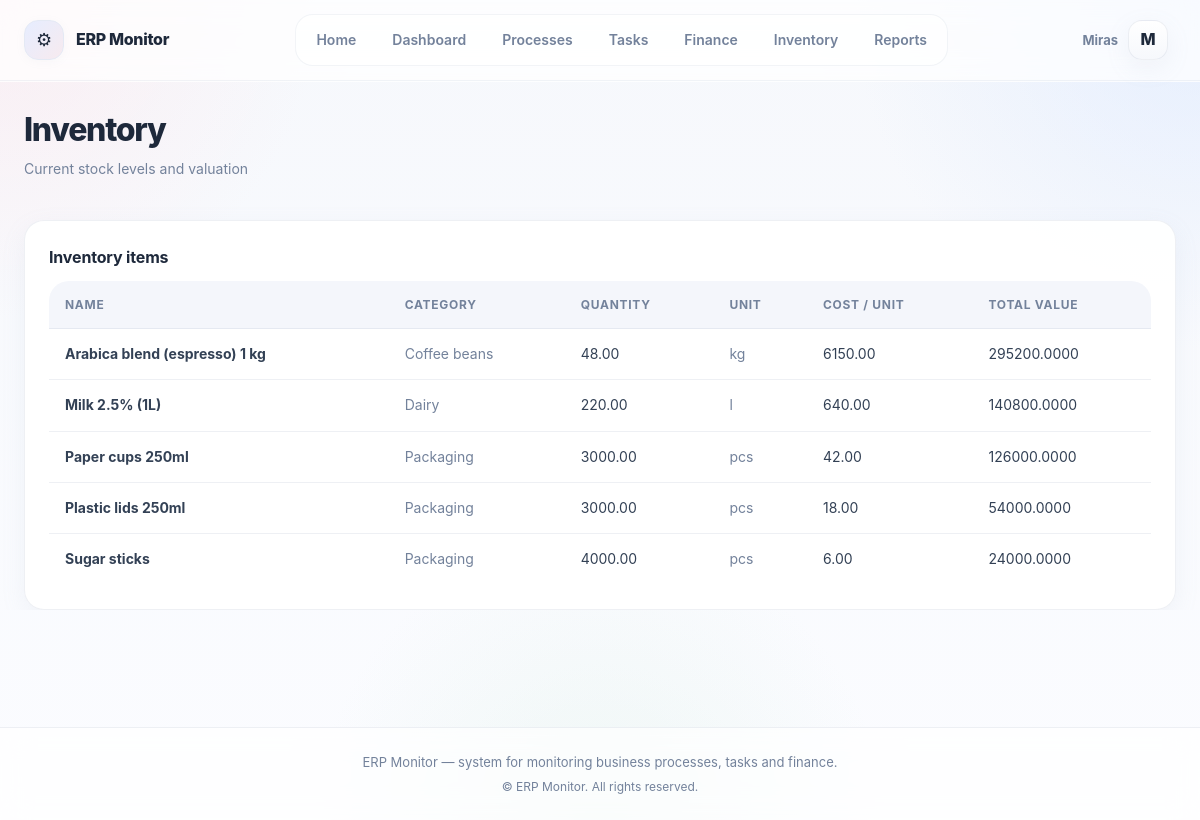
The page /inventory/ (signed in) on the database as committed earlier.
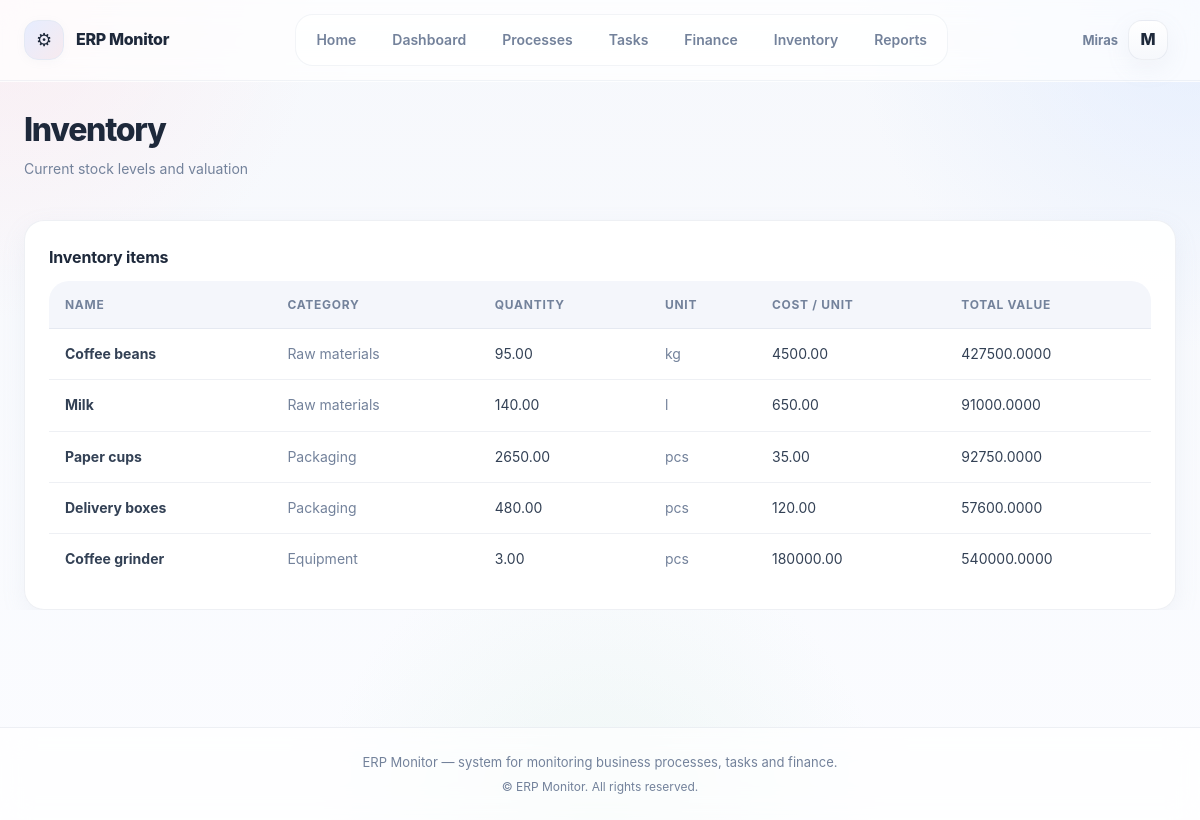
The same page on the database as committed later.
### inventory/models.py (models this page shows, shortened)
class InventoryItem(models.Model):
    name = models.CharField(max_length=255)
    category = models.ForeignKey(
        InventoryCategory,
        on_delete=models.SET_NULL,
        null=True,
        blank=True,
        related_name="items",
    )
    quantity = models.DecimalField(
        max_digits=12,
        decimal_places=2,
        default=0,
    )
    unit = models.CharField(
        max_length=50,
        help_text="pcs, kg, l, m², etc."
    )
    cost_per_unit = models.DecimalField(
        max_digits=12,
        decimal_places=2,
        null=True,
        blank=True,
        help_text="Optional, for cost calculation"
    )
    is_active = models.BooleanField(default=True)
    created_at = models.DateTimeField(auto_now_add=True)
    def total_value(self):
        if self.cost_per_unit is None:
            return None
        return self.quantity * self.cost_per_unit

class InventoryCategory(models.Model):
    name = models.CharField(max_length=100)
    def __str__(self):
        return self.name

### inventory/views.py (the view)
# urls.py: path("", inventory_item_list, name="inventory_item_list"),
def inventory_item_list(request):
    if request.user.role == "EMPLOYEE":
        items = InventoryItem.objects.filter(is_active=True)
    else:
        items = InventoryItem.objects.all()
    return render(
        request,
        "inventory/item_list.html",
        {
            "items": items,
        }
    )

### templates/inventory/item_list.html (shortened to what this page needs)
{% extends "base.html" %}
{% block content %}
<div class="page-header fade-in">
    <h1 class="page-title">Inventory</h1>
    <p class="page-subtitle">
        Current stock levels and valuation
    </p>
</div>
<section class="dashboard-section fade-in">
    <div class="card">
        <div class="card-title">Inventory items</div>
        <table class="table">
            <thead>
                <tr>
                    <th>Name</th>
                    <th>Category</th>
                    <th>Quantity</th>
                    <th>Unit</th>
                    <th>Cost / unit</th>
                    <th>Total value</th>
                </tr>
            </thead>
            <tbody>
                {% for item in items %}
                <tr>
                    <td>
                        <strong>{{ item.name }}</strong>
                    </td>
                    <td class="muted">
                        {{ item.category }}
                    </td>
                    <td>
                        {{ item.quantity }}
                    </td>
                    <td class="muted">
                        {{ item.unit }}
                    </td>
                    <td>
                        {{ item.cost_per_unit }}
                    </td>
                    <td>
                        <span class="{% if item.total_value < 0 %}danger{% endif %}">
                            {{ item.total_value }}
                        </span>
                    </td>
                </tr>
                {% empty %}
                <tr>
                    <td colspan="6" class="muted">
                        No inventory items
                    </td>
                </tr>
                {% endfor %}
            </tbody>
        </table>
    </div>
</section>
{% endblock %}

Rows that differ between the two databases and show on the page:
removed InventoryItem: name "Arabica blend (espresso) 1 kg", category "Coffee beans", quantity "48.00", unit "kg", cost_per_unit "6150.00", total_value "295200.0000"
removed InventoryItem: name "Milk 2.5% (1L)", category "Dairy", quantity "220.00", unit "l", cost_per_unit "640.00", total_value "140800.0000"
removed InventoryItem: name "Plastic lids 250ml", category "Packaging", quantity "3000.00", unit "pcs", cost_per_unit "18.00", total_value "54000.0000"
removed InventoryItem: name "Sugar sticks", category "Packaging", quantity "4000.00", unit "pcs", cost_per_unit "6.00", total_value "24000.0000"
added InventoryItem: name "Coffee beans", category "Raw materials", quantity "95.00", unit "kg", cost_per_unit "4500.00", total_value "427500.0000"
added InventoryItem: name "Milk", category "Raw materials", quantity "140.00", unit "l", cost_per_unit "650.00", total_value "91000.0000"
changed InventoryItem: name "Paper cups 250ml" → "Paper cups"; quantity "3000.00" → "2650.00"; cost_per_unit "42.00" → "35.00"; total_value "126000.0000" → "92750.0000"
added InventoryItem: name "Delivery boxes", category "Packaging", quantity "480.00", unit "pcs", cost_per_unit "120.00", total_value "57600.0000"
added InventoryItem: name "Coffee grinder", category "Equipment", quantity "3.00", unit "pcs", cost_per_unit "180000.00", total_value "540000.0000"
